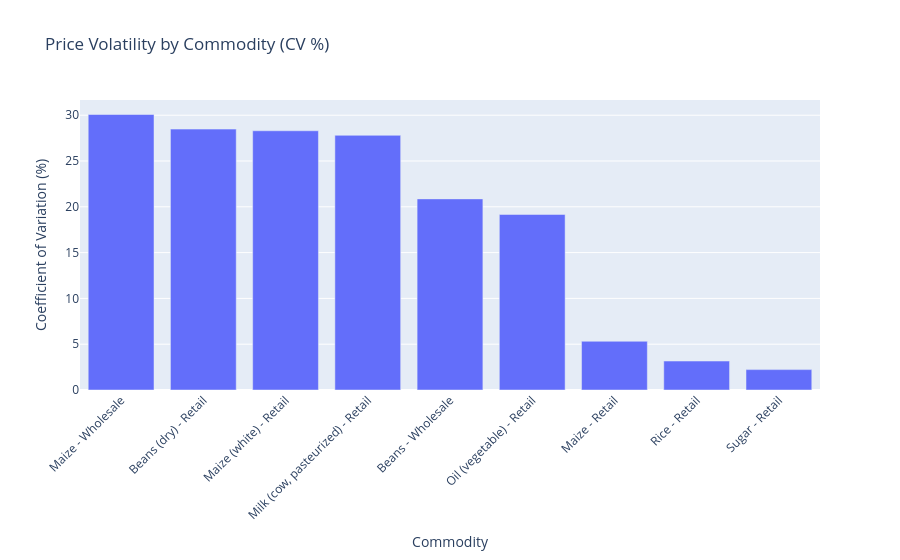

The notebook cell this image was saved under:
### Markdown cell above
## 3. Price Volatility Analysis

### Code cell
# Calculate coefficient of variation (CV) for each commodity
volatility = national_avg.groupby('commodity')['price'].agg(['mean', 'std'])
volatility['cv'] = (volatility['std'] / volatility['mean']) * 100
volatility = volatility.sort_values('cv', ascending=False)

print("Commodity Price Volatility (Coefficient of Variation):")
print(volatility)

# Plot volatility
fig = px.bar(volatility.reset_index(), x='commodity', y='cv',
             title='Price Volatility by Commodity (CV %)',
             labels={'cv': 'Coefficient of Variation (%)', 'commodity': 'Commodity'})
fig.update_layout(xaxis_tickangle=-45)
fig.show()

### Figure 1 — Plotly figure (JSON) as saved in the notebook; plotly's stock layout.template omitted (floating-point values rounded to 4 significant figures)
{"data": [{"hovertemplate": "Commodity=%{x}<br>Coefficient of Variation (%)=%{y}<extra></extra>", "legendgroup": "", "marker": {"color": "#636efa", "pattern": {"shape": ""}}, "name": "", "orientation": "v", "showlegend": false, "textposition": "auto", "type": "bar", "x": ["Maize - Wholesale", "Beans (dry) - Retail", "Maize (white) - Retail", "Milk (cow, pasteurized) - Retail", "Beans - Wholesale", "Oil (vegetable) - Retail", "Maize - Retail", "Rice - Retail", "Sugar - Retail"], "xaxis": "x", "y": [30.08, 28.48, 28.3, 27.8, 20.86, 19.16, 5.319, 3.16, 2.227], "yaxis": "y"}], "layout": {"barmode": "relative", "legend": {"tracegroupgap": 0}, "title": {"text": "Price Volatility by Commodity (CV %)"}, "xaxis": {"anchor": "y", "domain": [0, 1], "tickangle": -45, "title": {"text": "Commodity"}}, "yaxis": {"anchor": "x", "domain": [0, 1], "title": {"text": "Coefficient of Variation (%)"}}}}
